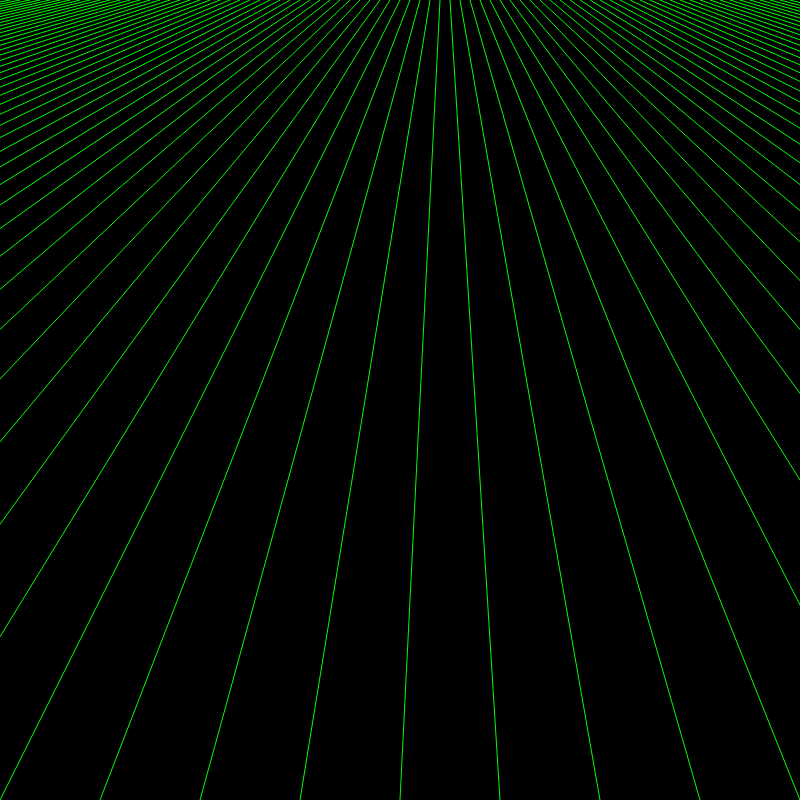
Frame 1 (no input)
Frame 60 (no input): identical to frame 1, image omitted
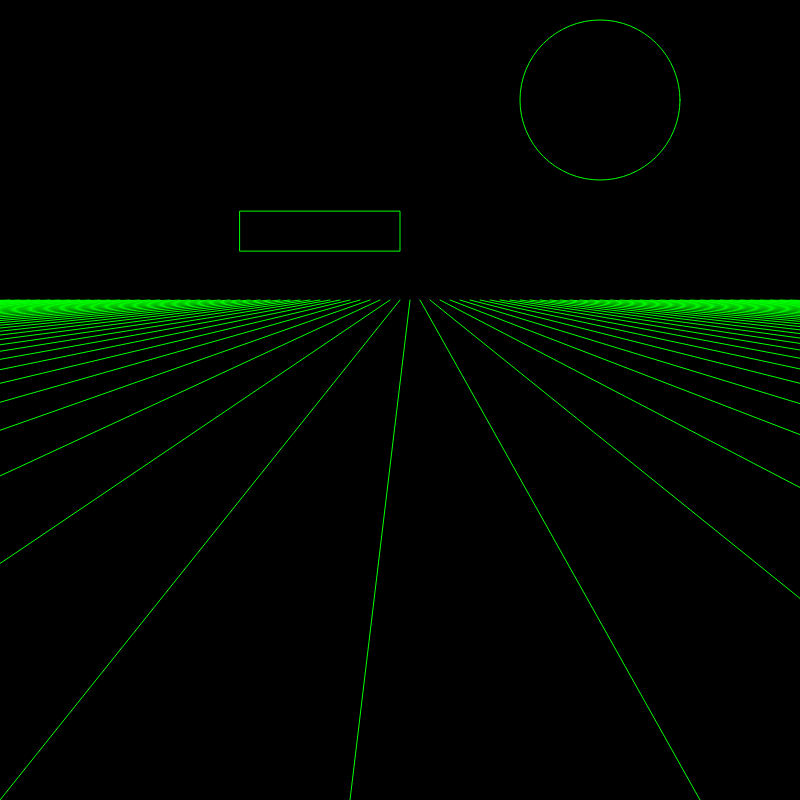
Frame 120 (the mouse pressed at the canvas centre since frame 60)

The p5.js sketch that drew these frames (run headless with seeded random() and noise() and a simulated clock; from frame 60 on, the mouse is pressed at the canvas centre):

// p5.js sketch
// ── sketch.js
let sbtm;
let sp;
let lns =80;
let h;

function setup(){
  createCanvas(800,800);
  //fullScreen();
  background(0);
  stroke(0,255,0);
  sp= width/lns;
  
  sbtm = 10;
  h=0;
  
}

function draw(){
  
  background(0);
  h= map(mouseY,0,height,0,height-height/4);
  sbtm = map(mouseX,0,width,10,60);
  noFill();
  ellipse(width-width/4,h-height/4,height/5,height/5);
  rect((frameCount*2)%width,h-height/9,height/5,height/20);
  for(let i=0;i<lns;i++){
    line(i*sp,h,(i-lns/2)*sp*sbtm,height);
  }
}
